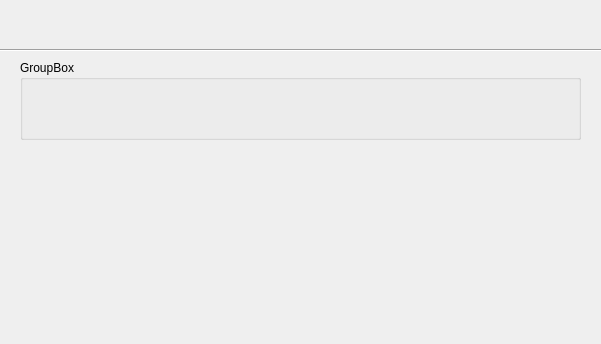
<?xml version="1.0" encoding="UTF-8"?>
<ui version="4.0">
 <class>DataBase</class>
 <widget class="QDialog" name="DataBase">
  <property name="geometry">
   <rect>
    <x>0</x>
    <y>0</y>
    <width>601</width>
    <height>344</height>
   </rect>
  </property>
  <property name="windowTitle">
   <string>Dialog</string>
  </property>
  <widget class="Line" name="line">
   <property name="geometry">
    <rect>
     <x>-10</x>
     <y>0</y>
     <width>621</width>
     <height>101</height>
    </rect>
   </property>
   <property name="orientation">
    <enum>Qt::Horizontal</enum>
   </property>
  </widget>
  <widget class="QGroupBox" name="groupBox">
   <property name="geometry">
    <rect>
     <x>20</x>
     <y>60</y>
     <width>561</width>
     <height>80</height>
    </rect>
   </property>
   <property name="title">
    <string>GroupBox</string>
   </property>
  </widget>
 </widget>
 <resources/>
 <connections/>
</ui>
